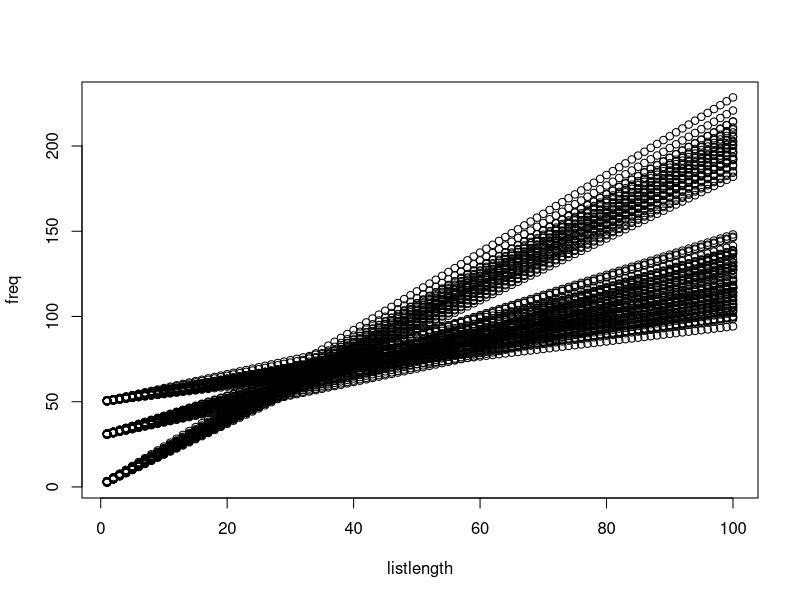

Reproduce this figure in R.
# demonstrate that model can be specified with interaction of two variables without
# individual effects of each variable

library(tidyverse)
# simplifying to three instead of four seasons

# Let's assume that the relationship between freq and listlength is linear
# During season 1, freq = x1 + y1*listlength
# During season 2, freq = x2 + y2*listlength
# During season 3, freq = x3 + y3*listlength

# model 1
# freq ~ season + season:listlength (6 parameters to estimate)
# freq = a1 + a2*season2 + a3*season3 + b1*listlength + b2*season2:listlength +b3*season3:listlength
# easy interpretation because after estimation,
# x1 = a1, x2 = a1 + a2, x3 = a1 + a3,  similarly for the 'b's

# model 2
# freq ~ season*listlength

# Simulating values for Xs anf Ys
x1 = rnorm(30,50,0.2) # x1 = 50
y1 = rnorm(30,0.6,0.1) # y1 = 0.6
x2 = rnorm(30,30,0.2) # x2 = 30
y2 = rnorm(30,1,0.1) # y2 = 1
x3 = rnorm(30,1,0.2) # x3 = 1
y3 = rnorm(30,2,0.1) # y3 = 2
listlength = rep(1:100, each = 30)

s1 = data.frame(season = "Summer", x = x1, y = y1)
s1 = s1[rep(1:nrow(s1),100),]
s1$listlength = listlength

s2 = data.frame(season = "Monsoon", x = x2, y = y2)
s2 = s2[rep(1:nrow(s2),100),]
s2$listlength = listlength

s3 = data.frame(season = "Winter", x = x3, y = y3)
s3 = s3[rep(1:nrow(s3),100),]
s3$listlength = listlength

s = rbind(s1,s2,s3)
s$freq = s$x + s$y*s$listlength
s$season = factor(s$season, levels = c("Summer","Monsoon","Winter"))

with(s,plot(freq~listlength))

# fit models

fit1 = lm(data = s, freq ~ season + season:listlength)
summary(fit1)

fit2 = lm(data = s, freq ~ season*listlength)
summary(fit2)

# Both models give identical results because standalone listlength is 
# redundant here and is just the association between one of the seasons and listlength
# Summer in this case

# We could have potentially even removed the intercept where the interpretation is 
# actually most straightforward

fit3 = lm(data = s, freq ~ 0 + season + season:listlength)
summary(fit3)
